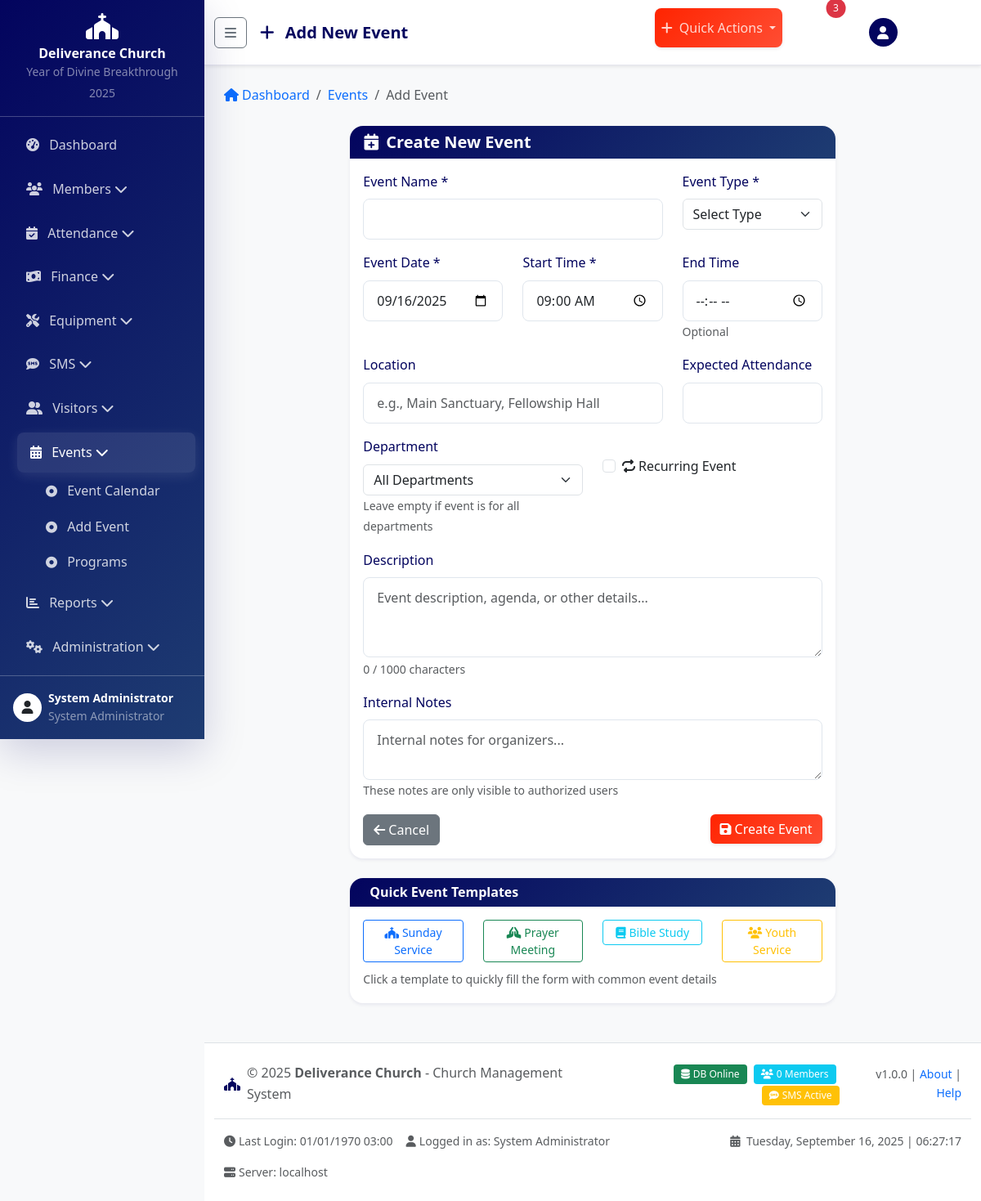
Screenshot of /modules/events/add.php (signed in) with the database file from the repository.
### tables this page shows
CREATE TABLE church_info (
    id INT PRIMARY KEY AUTO_INCREMENT,
    church_name VARCHAR(100) NOT NULL DEFAULT 'Deliverance Church',
    `address` TEXT,
    phone VARCHAR(20),
    email VARCHAR(100),
    website VARCHAR(100),
    logo VARCHAR(255),
    mission_statement TEXT,
    vision_statement TEXT,
    `values` TEXT,
    yearly_theme VARCHAR(255),
    pastor_name VARCHAR(100),
    founded_date DATE,
    service_times TEXT,
    currency VARCHAR(10) DEFAULT 'KES',
    sms_balance DECIMAL(10,2) DEFAULT 0.00,
    created_at TIMESTAMP DEFAULT CURRENT_TIMESTAMP,
    updated_at TIMESTAMP DEFAULT CURRENT_TIMESTAMP ON UPDATE CURRENT_TIMESTAMP
);

### includes/header.php (shortened to what the rows shown need)
<?php
$currentPage = basename($_SERVER['PHP_SELF'], '.php');
$currentModule = basename(dirname($_SERVER['PHP_SELF']));
$churchInfo = getRecord('church_info', 'id', 1) ?: [
    'church_name' => 'Deliverance Church',
    'logo' => '',
    'yearly_theme' => 'Year of Divine Breakthrough 2025'
];
?>
<!DOCTYPE html>
<html lang="en">
<head>
    <link href="https://cdnjs.cloudflare.com/ajax/libs/bootstrap/5.3.0/css/bootstrap.min.css" rel="stylesheet">
    <link href="https://cdnjs.cloudflare.com/ajax/libs/font-awesome/6.4.0/css/all.min.css" rel="stylesheet">
    <link href="https://cdnjs.cloudflare.com/ajax/libs/animate.css/4.1.1/animate.min.css" rel="stylesheet">
    <link href="<?php echo BASE_URL; ?>assets/css/style.css" rel="stylesheet">
</head>
<body>
<?php if (isLoggedIn()): ?>
    <div class="sidebar" id="sidebar">
        <div class="p-3 text-center border-bottom border-light border-opacity-25">
            <?php if (!empty($churchInfo['logo'])): ?>
                <img src="<?php echo BASE_URL . $churchInfo['logo']; ?>" alt="Church Logo" class="img-fluid mb-2" style="max-height: 50px;">
            <?php else: ?>
                <i class="fas fa-church fa-2x text-white mb-2"></i>
            <?php endif; ?>
            <h6 class="text-white mb-0 sidebar-title"><?php echo htmlspecialchars($churchInfo['church_name']); ?></h6>
            <small class="text-white-50 sidebar-subtitle"><?php echo htmlspecialchars($churchInfo['yearly_theme']); ?></small>
        </div>
        <nav class="nav flex-column p-2">
            <?php
            foreach (MAIN_MENU as $key => $menu_item) {
                $active = ($currentModule === $key || $currentPage === $key) ? 'active' : '';
                $menuUrl = BASE_URL . $menu_item['url'];
            ?>
                <div class="nav-item">
                    <?php if (isset($menu_item['submenu'])): ?>
                        <a class="nav-link <?php echo $active; ?>" data-bs-toggle="collapse" href="#submenu-<?php echo $key; ?>" role="button">
                            <i class="<?php echo $menu_item['icon']; ?> me-2"></i>
                            <span class="menu-text"><?php echo $menu_item['title']; ?></span>
                            <i class="fas fa-chevron-down ms-auto"></i>
                        </a>
                        <div class="collapse <?php echo $active ? 'show' : ''; ?>" id="submenu-<?php echo $key; ?>">
                            <div class="ps-4">
                                <?php foreach ($menu_item['submenu'] as $sub_key => $sub_item): ?>
                                    <a href="<?php echo BASE_URL . $sub_item['url']; ?>" class="nav-link py-2">
                                        <i class="fas fa-dot-circle me-2 small"></i>
                                        <span class="menu-text"><?php echo $sub_item['title']; ?></span>
                                    </a>
                                <?php endforeach; ?>
                            </div>
                        </div>
                    <?php else: ?>
                        <a href="<?php echo $menuUrl; ?>" class="nav-link <?php echo $active; ?>">
                            <i class="<?php echo $menu_item['icon']; ?> me-2"></i>
                            <span class="menu-text"><?php echo $menu_item['title']; ?></span>
                        </a>
                    <?php endif; ?>
                </div>
            <?php } ?>
        </nav>
        <div class="mt-auto p-3 border-top border-light border-opacity-25">
            <div class="d-flex align-items-center">
                <div class="avatar bg-white text-dark rounded-circle me-2 d-flex align-items-center justify-content-center" style="width: 35px; height: 35px;">
                    <i class="fas fa-user"></i>
                </div>
                <div class="flex-grow-1 sidebar-user-info">
                    <div class="text-white small fw-bold"><?php echo htmlspecialchars($_SESSION['first_name'] . ' ' . $_SESSION['last_name']); ?></div>
                    <div class="text-white-50 small"><?php echo getUserRoleDisplay($_SESSION['user_role']); ?></div>
                </div>
            </div>
        </div>
    </div>
    <div class="main-content" id="main-content">
        <nav class="navbar navbar-expand-lg navbar-light bg-white shadow-sm mb-4">
            <div class="container-fluid">
                <button class="btn btn-outline-secondary me-3" id="sidebar-toggle" type="button">
                    <i class="fas fa-bars"></i>
                </button>
                <h1 class="navbar-brand mb-0 h4">
                    <?php if (isset($page_icon)): ?>
                        <i class="<?php echo $page_icon; ?> me-2 text-church-blue"></i>
                    <?php endif; ?>
                    <?php echo isset($page_title) ? htmlspecialchars($page_title) : 'Dashboard'; ?>
                </h1>
                <div class="navbar-nav ms-auto d-flex flex-row">
                    <div class="nav-item dropdown me-3">
                        <a class="nav-link dropdown-toggle btn btn-church-primary btn-sm text-white" href="#" role="button" data-bs-toggle="dropdown">
                            <i class="fas fa-plus me-1"></i> Quick Actions
                        </a>
                    </div>
                    <div class="nav-item dropdown me-3">
                        <a class="nav-link position-relative" href="#" role="button" data-bs-toggle="dropdown">
                            <i class="fas fa-bell fa-lg"></i>
                            <span class="position-absolute top-0 start-100 translate-middle badge rounded-pill bg-danger">
                                3
                            </span>
                        </a>
                    </div>
                    <div class="nav-item dropdown">
                        <a class="nav-link dropdown-toggle d-flex align-items-center" href="#" role="button" data-bs-toggle="dropdown">
                            <div class="avatar bg-church-blue text-white rounded-circle me-2 d-flex align-items-center justify-content-center" style="width: 35px; height: 35px;">
                                <i class="fas fa-user"></i>
                            </div>
                            <span class="d-none d-md-inline"><?php echo htmlspecialchars($_SESSION['first_name']); ?></span>
                        </a>
                    </div>
                </div>
            </div>
        </nav>
        <div class="container-fluid px-4">
            <?php if (isset($breadcrumb) && !empty($breadcrumb)): ?>
                <nav aria-label="breadcrumb" class="mb-4">
                    <ol class="breadcrumb">
                        <li class="breadcrumb-item">
                            <a href="<?php echo BASE_URL; ?>modules/dashboard/" class="text-decoration-none">
                                <i class="fas fa-home me-1"></i>Dashboard
                            </a>
                        </li>
                        <?php foreach ($breadcrumb as $item): ?>
                            <?php if (isset($item['url'])): ?>
                                <li class="breadcrumb-item">
                                    <a href="<?php echo $item['url']; ?>" class="text-decoration-none"><?php echo htmlspecialchars($item['title']); ?></a>
                                </li>
                            <?php else: ?>
                                <li class="breadcrumb-item active" aria-current="page"><?php echo htmlspecialchars($item['title']); ?></li>
                            <?php endif; ?>
                        <?php endforeach; ?>
                    </ol>
                </nav>
            <?php endif; ?>
<?php endif;  ?>

### includes/footer.php (shortened to what the rows shown need)
<?php if (isLoggedIn()): ?>
        </div>
    </div>
    <footer class="bg-white border-top mt-5 py-4" style="margin-left: 250px; transition: margin-left 0.3s ease;">
        <div class="container-fluid px-4">
            <div class="row align-items-center">
                <div class="col-md-6">
                    <div class="d-flex align-items-center">
                        <i class="fas fa-church text-church-blue me-2"></i>
                        <span class="text-muted">
                            &copy; <?php echo date('Y'); ?>
                            <strong><?php echo htmlspecialchars($churchInfo['church_name'] ?? 'Deliverance Church'); ?></strong>
                            - Church Management System
                        </span>
                    </div>
                </div>
                <div class="col-md-6 text-end">
                    <div class="d-flex align-items-center justify-content-end">
                        <div class="me-3">
                            <span class="badge bg-success me-1">
                                <i class="fas fa-database me-1"></i>DB Online
                            </span>
                            <span class="badge bg-info me-1">
                                <i class="fas fa-users me-1"></i><?php echo getRecordCount('members', ['membership_status' => 'active']); ?> Members
                            </span>
                            <?php if (isFeatureEnabled('sms')): ?>
                            <span class="badge bg-warning">
                                <i class="fas fa-sms me-1"></i>SMS Active
                            </span>
                            <?php endif; ?>
                        </div>
                        <small class="text-muted">
                            v1.0.0 |
                            <a href="#" class="text-decoration-none" data-bs-toggle="modal" data-bs-target="#aboutModal">About</a> |
                            <a href="#" class="text-decoration-none" data-bs-toggle="modal" data-bs-target="#helpModal">Help</a>
                        </small>
                    </div>
                </div>
            </div>
            <div class="row mt-3 pt-3 border-top">
                <div class="col-md-8">
                    <div class="d-flex flex-wrap gap-3 small text-muted">
                        <span><i class="fas fa-clock me-1"></i>Last Login: <?php echo formatDisplayDateTime($_SESSION['login_time'] ?? date('Y-m-d H:i:s')); ?></span>
                        <span><i class="fas fa-user me-1"></i>Logged in as: <?php echo getUserRoleDisplay($_SESSION['user_role'] ?? ''); ?></span>
                        <span><i class="fas fa-server me-1"></i>Server: <?php echo $_SERVER['SERVER_NAME']; ?></span>
                    </div>
                </div>
                <div class="col-md-4 text-end">
                    <div class="small text-muted">
                        <i class="fas fa-calendar-alt me-1"></i>
                        <?php echo date('l, F j, Y'); ?> |
                        <span id="current-time"><?php echo date('H:i:s'); ?></span>
                    </div>
                </div>
            </div>
        </div>
    </footer>
<?php endif;  ?>

### rows the page displays
church_info: church_name "Deliverance Church", yearly_theme "Year of Divine Breakthrough 2025"

### other values shown
$menu_item['title'] "Dashboard"
$menu_item['title'] "Members"
$menu_item['title'] "Attendance"
$menu_item['title'] "Finance"
$menu_item['title'] "Equipment"
$menu_item['title'] "SMS"
$menu_item['title'] "Visitors"
$menu_item['title'] "Events"
$sub_item['title'] "Event Calendar"
$sub_item['title'] "Add Event"
$sub_item['title'] "Programs"
$menu_item['title'] "Reports"
$menu_item['title'] "Administration"
$_SESSION['first_name'] . ' ' . $_SESSION['last_name'] "System Administrator"
getUserRoleDisplay($_SESSION['user_role']) "System Administrator"
